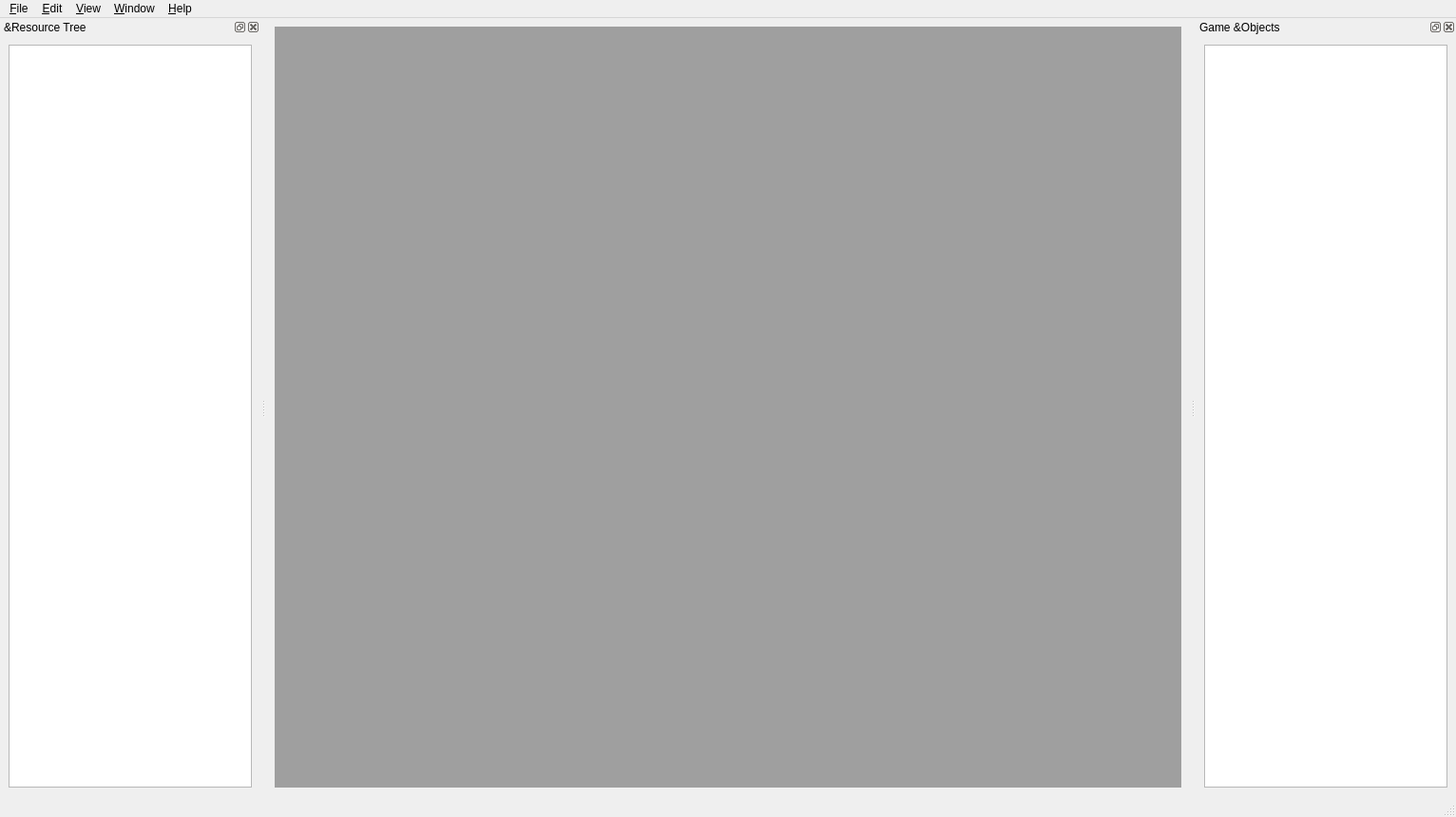
<?xml version="1.0" encoding="UTF-8"?>
<ui version="4.0">
 <class>MainWindow</class>
 <widget class="QMainWindow" name="MainWindow">
  <property name="geometry">
   <rect>
    <x>0</x>
    <y>0</y>
    <width>1532</width>
    <height>860</height>
   </rect>
  </property>
  <property name="windowTitle">
   <string>mcrestool</string>
  </property>
  <widget class="QWidget" name="central_widget">
   <layout class="QHBoxLayout" name="horizontalLayout">
    <item>
     <widget class="QMdiArea" name="mdi_area">
      <property name="enabled">
       <bool>true</bool>
      </property>
      <property name="verticalScrollBarPolicy">
       <enum>Qt::ScrollBarAsNeeded</enum>
      </property>
      <property name="horizontalScrollBarPolicy">
       <enum>Qt::ScrollBarAsNeeded</enum>
      </property>
      <property name="sizeAdjustPolicy">
       <enum>QAbstractScrollArea::AdjustIgnored</enum>
      </property>
      <property name="viewMode">
       <enum>QMdiArea::SubWindowView</enum>
      </property>
      <property name="documentMode">
       <bool>true</bool>
      </property>
      <property name="tabsClosable">
       <bool>true</bool>
      </property>
      <property name="tabsMovable">
       <bool>true</bool>
      </property>
      <property name="tabShape">
       <enum>QTabWidget::Rounded</enum>
      </property>
     </widget>
    </item>
   </layout>
  </widget>
  <widget class="QMenuBar" name="menu_bar">
   <property name="geometry">
    <rect>
     <x>0</x>
     <y>0</y>
     <width>1532</width>
     <height>30</height>
    </rect>
   </property>
   <widget class="QMenu" name="menu_file">
    <property name="title">
     <string>&amp;File</string>
    </property>
    <addaction name="action_open"/>
    <addaction name="separator"/>
    <addaction name="action_save"/>
    <addaction name="action_save_all"/>
    <addaction name="separator"/>
    <addaction name="action_add_res_file"/>
    <addaction name="action_add_res_folder"/>
    <addaction name="separator"/>
    <addaction name="action_New_Workspace"/>
    <addaction name="action_save_workspace"/>
    <addaction name="action_save_workspace_as"/>
    <addaction name="separator"/>
    <addaction name="action_quit"/>
   </widget>
   <widget class="QMenu" name="menu_edit">
    <property name="title">
     <string>&amp;Edit</string>
    </property>
    <addaction name="action_insert_language"/>
    <addaction name="action_insert_translation_key"/>
   </widget>
   <widget class="QMenu" name="menu_view">
    <property name="title">
     <string>&amp;View</string>
    </property>
    <addaction name="action_resource_tree"/>
    <addaction name="action_game_objects"/>
   </widget>
   <widget class="QMenu" name="menu_help">
    <property name="title">
     <string>&amp;Help</string>
    </property>
    <addaction name="action_about_mcrestool"/>
    <addaction name="action_about_qt"/>
   </widget>
   <widget class="QMenu" name="menu_window">
    <property name="title">
     <string>&amp;Window</string>
    </property>
    <addaction name="action_minimize"/>
    <addaction name="separator"/>
   </widget>
   <addaction name="menu_file"/>
   <addaction name="menu_edit"/>
   <addaction name="menu_view"/>
   <addaction name="menu_window"/>
   <addaction name="menu_help"/>
  </widget>
  <widget class="QStatusBar" name="status_bar"/>
  <widget class="QDockWidget" name="res_tree">
   <property name="windowTitle">
    <string>&amp;Resource Tree</string>
   </property>
   <attribute name="dockWidgetArea">
    <number>1</number>
   </attribute>
   <widget class="QWidget" name="dock_widget_contents">
    <layout class="QVBoxLayout" name="verticalLayout">
     <item>
      <widget class="QTreeView" name="res_tree_view">
       <attribute name="headerVisible">
        <bool>false</bool>
       </attribute>
      </widget>
     </item>
    </layout>
   </widget>
  </widget>
  <widget class="QDockWidget" name="game_objects">
   <property name="enabled">
    <bool>true</bool>
   </property>
   <property name="floating">
    <bool>false</bool>
   </property>
   <property name="features">
    <set>QDockWidget::AllDockWidgetFeatures</set>
   </property>
   <property name="windowTitle">
    <string>Game &amp;Objects</string>
   </property>
   <attribute name="dockWidgetArea">
    <number>2</number>
   </attribute>
   <widget class="QWidget" name="dock_widget_contents_2">
    <layout class="QVBoxLayout" name="verticalLayout_2">
     <item>
      <widget class="QTreeView" name="game_objects_view"/>
     </item>
    </layout>
   </widget>
  </widget>
  <action name="action_open">
   <property name="icon">
    <iconset theme="document-open">
     <normaloff>.</normaloff>.</iconset>
   </property>
   <property name="text">
    <string>&amp;Open…</string>
   </property>
   <property name="shortcut">
    <string>Ctrl+O</string>
   </property>
  </action>
  <action name="action_quit">
   <property name="icon">
    <iconset theme="application-exit">
     <normaloff>.</normaloff>.</iconset>
   </property>
   <property name="text">
    <string>&amp;Quit</string>
   </property>
   <property name="statusTip">
    <string>Quits the program.</string>
   </property>
   <property name="shortcut">
    <string>Ctrl+Q</string>
   </property>
  </action>
  <action name="action_save">
   <property name="icon">
    <iconset theme="document-save">
     <normaloff>.</normaloff>.</iconset>
   </property>
   <property name="text">
    <string>&amp;Save</string>
   </property>
   <property name="statusTip">
    <string>Saves the active editor.</string>
   </property>
   <property name="whatsThis">
    <string/>
   </property>
   <property name="shortcut">
    <string>Ctrl+S</string>
   </property>
  </action>
  <action name="action_save_workspace_as">
   <property name="icon">
    <iconset theme="document-save-as">
     <normaloff>.</normaloff>.</iconset>
   </property>
   <property name="text">
    <string>Save W&amp;orkspace As…</string>
   </property>
   <property name="statusTip">
    <string>Saves the workspace settings as a new file.</string>
   </property>
  </action>
  <action name="action_insert_language">
   <property name="text">
    <string>Insert &amp;Language…</string>
   </property>
   <property name="shortcut">
    <string>Ctrl+Shift+L</string>
   </property>
  </action>
  <action name="action_insert_translation_key">
   <property name="text">
    <string>Insert Translation &amp;Key…</string>
   </property>
   <property name="shortcut">
    <string>Ctrl+T</string>
   </property>
  </action>
  <action name="action_resource_tree">
   <property name="checkable">
    <bool>true</bool>
   </property>
   <property name="checked">
    <bool>true</bool>
   </property>
   <property name="text">
    <string>&amp;Resource Tree</string>
   </property>
  </action>
  <action name="action_about_qt">
   <property name="text">
    <string>About Qt</string>
   </property>
  </action>
  <action name="action_about_mcrestool">
   <property name="text">
    <string>About mcrestool</string>
   </property>
  </action>
  <action name="action_game_objects">
   <property name="checkable">
    <bool>true</bool>
   </property>
   <property name="checked">
    <bool>true</bool>
   </property>
   <property name="text">
    <string>Game &amp;Objects</string>
   </property>
  </action>
  <action name="action_minimize">
   <property name="checkable">
    <bool>true</bool>
   </property>
   <property name="text">
    <string>&amp;Minimize</string>
   </property>
   <property name="shortcut">
    <string>Ctrl+M</string>
   </property>
  </action>
  <action name="action_add_res_file">
   <property name="icon">
    <iconset theme="document-import">
     <normaloff>.</normaloff>.</iconset>
   </property>
   <property name="text">
    <string>&amp;Add Resource Pack/Mod…</string>
   </property>
   <property name="statusTip">
    <string>Adds a ZIP file to the workspace. Can be used for resource packs, data packs, mod files, or the minecraft.jar.</string>
   </property>
  </action>
  <action name="action_add_res_folder">
   <property name="icon">
    <iconset theme="document-import">
     <normaloff>.</normaloff>.</iconset>
   </property>
   <property name="text">
    <string>Add Resource &amp;Folder…</string>
   </property>
   <property name="statusTip">
    <string>Adds a resource folder. Can be used for src/main/resources in mod projects.</string>
   </property>
  </action>
  <action name="action_save_all">
   <property name="icon">
    <iconset theme="document-save-all"/>
   </property>
   <property name="text">
    <string>Save All</string>
   </property>
   <property name="statusTip">
    <string>Saves all the open editors.</string>
   </property>
   <property name="shortcut">
    <string>Ctrl+Shift+S</string>
   </property>
  </action>
  <action name="action_save_workspace">
   <property name="icon">
    <iconset theme="document-save"/>
   </property>
   <property name="text">
    <string>Save &amp;Workspace</string>
   </property>
   <property name="statusTip">
    <string>Saves the workspace settings.</string>
   </property>
   <property name="shortcut">
    <string>Alt+Shift+S</string>
   </property>
  </action>
  <action name="action_New_Workspace">
   <property name="icon">
    <iconset theme="document-new"/>
   </property>
   <property name="text">
    <string>&amp;New Workspace</string>
   </property>
  </action>
 </widget>
 <resources/>
 <connections/>
</ui>
